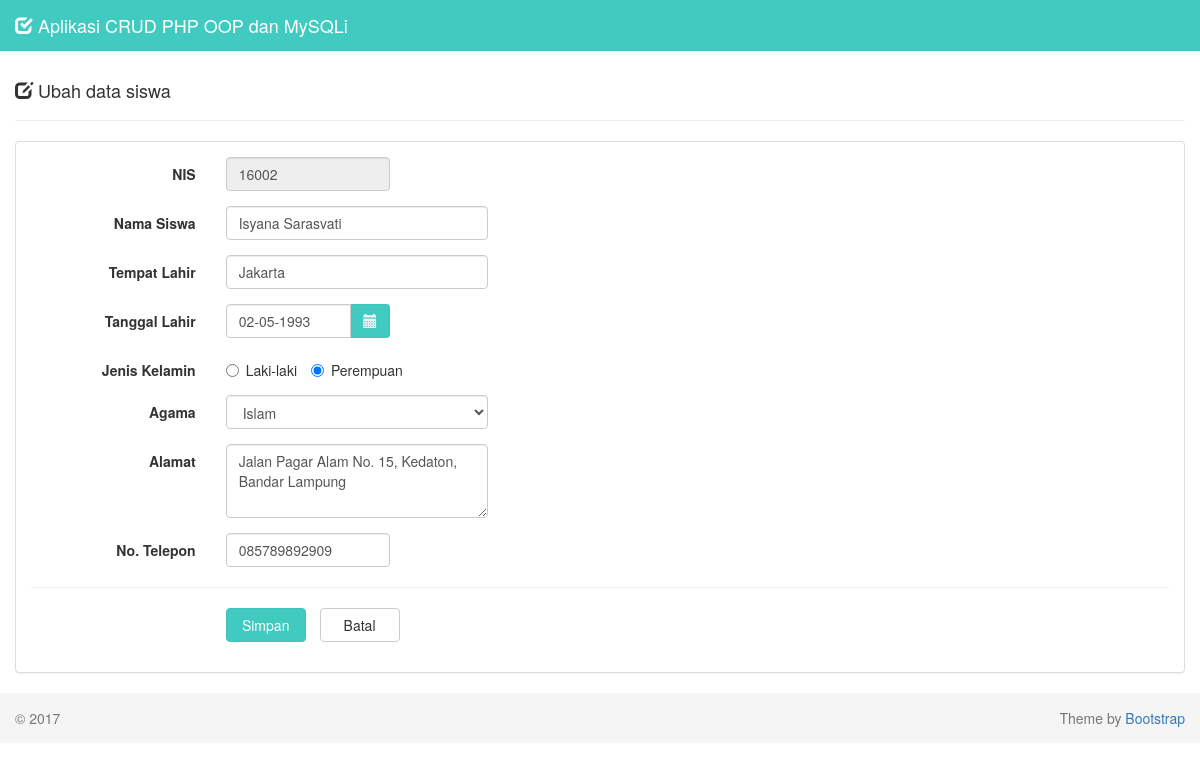
/?page=ubah&id=16002, run on the app's committed database.
### tables this page shows
CREATE TABLE IF NOT EXISTS `db_siswa` (
  `nis` varchar(5) NOT NULL,
  `nama` varchar(30) NOT NULL,
  `tempat_lahir` varchar(30) NOT NULL,
  `tanggal_lahir` date NOT NULL,
  `jenis_kelamin` enum('Laki-laki','Perempuan') NOT NULL,
  `agama` varchar(20) NOT NULL,
  `alamat` varchar(100) NOT NULL,
  `no_telepon` varchar(12) NOT NULL,
  PRIMARY KEY (`nis`)
);

### siswa.php (called while the page is built, shortened)
<?php
class siswa {
    function get_siswa($nis) {
        $db = new database();
        $mysqli = $db->connect();
        $sql = "SELECT * FROM db_siswa WHERE nis='$nis'";
        $result = $mysqli->query($sql);
        $data   = $result->fetch_assoc();
        return $data;
    }
}
?>

### form-ubah.php (the view, shortened to what this page needs)
<div class="row">
  <div class="col-md-12">
    <div class="page-header">
      <h4>
        <i class="glyphicon glyphicon-edit"></i>
        Ubah data siswa
      </h4>
    </div>
    <?php
    $nis = $_GET['id'];
    if (isset($nis)) {
      require_once 'siswa.php';
      $siswa = new siswa();
      $data = $siswa->get_siswa($nis);
      $nis           = $data['nis'];
      $nama          = $data['nama'];
      $tempat_lahir  = $data['tempat_lahir'];
      $tanggal       = $data['tanggal_lahir'];
      $tgl           = explode('-',$tanggal);
      $tanggal_lahir = $tgl[2]."-".$tgl[1]."-".$tgl[0];
      $jenis_kelamin = $data['jenis_kelamin'];
      $agama         = $data['agama'];
      $alamat        = $data['alamat'];
      $no_telepon    = $data['no_telepon'];
    }
    ?>
    <div class="panel panel-default">
      <div class="panel-body">
        <form class="form-horizontal" method="POST" action="proses-ubah.php">
          <div class="form-group">
            <label class="col-sm-2 control-label">NIS</label>
            <div class="col-sm-2">
              <input type="text" class="form-control" name="nis" value="<?php echo $nis; ?>" readonly>
            </div>
          </div>
          <div class="form-group">
            <label class="col-sm-2 control-label">Nama Siswa</label>
            <div class="col-sm-3">
              <input type="text" class="form-control" name="nama" autocomplete="off" value="<?php echo $nama; ?>" required>
            </div>
          </div>
          <div class="form-group">
            <label class="col-sm-2 control-label">Tempat Lahir</label>
            <div class="col-sm-3">
              <input type="text" class="form-control" name="tempat_lahir" autocomplete="off" value="<?php echo $tempat_lahir; ?>" required>
            </div>
          </div>
          <div class="form-group">
            <label class="col-sm-2 control-label">Tanggal Lahir</label>
            <div class="col-sm-2">
              <div class="input-group">
                <input type="text" class="form-control date-picker" data-date-format="dd-mm-yyyy" name="tanggal_lahir" autocomplete="off" value="<?php echo $tanggal_lahir; ?>" required>
                <span class="input-group-addon">
                  <i class="glyphicon glyphicon-calendar"></i>
                </span>
              </div>
            </div>
          </div>
          <div class="form-group">
            <label class="col-sm-2 control-label">Jenis Kelamin</label>
            <div class="col-sm-4">
            <?php
            if ($jenis_kelamin=='Laki-laki') { ?>
              <label class="radio-inline">
                <input type="radio" name="jenis_kelamin" value="Laki-laki" checked> Laki-laki
              </label>
              <label class="radio-inline">
                <input type="radio" name="jenis_kelamin" value="Perempuan"> Perempuan
              </label>
            <?php
            } else { ?>
              <label class="radio-inline">
                <input type="radio" name="jenis_kelamin" value="Laki-laki"> Laki-laki
              </label>
              <label class="radio-inline">
                <input type="radio" name="jenis_kelamin" value="Perempuan" checked> Perempuan
              </label>
            <?php
            }
            ?>
            </div>
          </div>
          <div class="form-group">
            <label class="col-sm-2 control-label">Agama</label>
            <div class="col-sm-3">
              <select class="form-control" name="agama" placeholder="Pilih Agama" required>
                <option value="<?php echo $agama; ?>"><?php echo $agama; ?></option>
              </select>
            </div>
          </div>
          <div class="form-group">
            <label class="col-sm-2 control-label">Alamat</label>
            <div class="col-sm-3">
              <textarea class="form-control" name="alamat" rows="3" required><?php echo $alamat; ?></textarea>
            </div>
          </div>
          <div class="form-group">
            <label class="col-sm-2 control-label">No. Telepon</label>
            <div class="col-sm-2">
              <input type="text" class="form-control" name="no_telepon" autocomplete="off" maxlength="12" onKeyPress="return goodchars(event,'0123456789',this)" value="<?php echo $no_telepon; ?>" required>
            </div>
          </div>
          <hr/>
          <div class="form-group">
            <div class="col-sm-offset-2 col-sm-10">
              <input type="submit" class="btn btn-success btn-submit" name="simpan" value="Simpan">
              <a href="index.php" class="btn btn-default btn-reset">Batal</a>
            </div>
          </div>
        </form>
      </div>
    </div>
  </div>
</div>

### assets/css/style.css (style rules this page uses)
body { padding-top: 40px; }
.btn-success { background-color: #41cac0; border-color: #40c1be; color: #fff; }
.input-group-addon { background-color: #41cac0; border: 1px solid #40c1be; border-radius: 4px; color: #f1f2f7; }
.btn-submit { width: 80px; }
.btn-reset { width: 80px; margin-left: 10px; }

### data on the page
db_siswa: nis "16002", nama "Isyana Sarasvati", tempat_lahir "Jakarta", tanggal_lahir "02-05-1993", agama "Islam", alamat "Jalan Pagar Alam No. 15, Kedaton, Bandar Lampung", no_telepon "085789892909"
